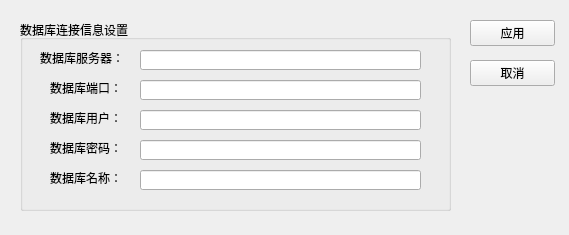
<?xml version="1.0" encoding="UTF-8"?>
<ui version="4.0">
 <class>ServerSetting</class>
 <widget class="QMainWindow" name="ServerSetting">
  <property name="geometry">
   <rect>
    <x>0</x>
    <y>0</y>
    <width>569</width>
    <height>235</height>
   </rect>
  </property>
  <property name="windowTitle">
   <string>数据库服务器设置</string>
  </property>
  <widget class="QWidget" name="centralwidget">
   <widget class="QGroupBox" name="groupBox">
    <property name="geometry">
     <rect>
      <x>20</x>
      <y>20</y>
      <width>431</width>
      <height>191</height>
     </rect>
    </property>
    <property name="title">
     <string>数据库连接信息设置</string>
    </property>
    <widget class="QLabel" name="label">
     <property name="geometry">
      <rect>
       <x>20</x>
       <y>30</y>
       <width>111</width>
       <height>16</height>
      </rect>
     </property>
     <property name="text">
      <string>数据库服务器：</string>
     </property>
    </widget>
    <widget class="QLineEdit" name="serverEdit">
     <property name="geometry">
      <rect>
       <x>120</x>
       <y>30</y>
       <width>281</width>
       <height>20</height>
      </rect>
     </property>
    </widget>
    <widget class="QLabel" name="label_2">
     <property name="geometry">
      <rect>
       <x>30</x>
       <y>60</y>
       <width>111</width>
       <height>16</height>
      </rect>
     </property>
     <property name="text">
      <string>数据库端口：</string>
     </property>
    </widget>
    <widget class="QLineEdit" name="portEdit">
     <property name="geometry">
      <rect>
       <x>120</x>
       <y>60</y>
       <width>281</width>
       <height>20</height>
      </rect>
     </property>
    </widget>
    <widget class="QLabel" name="label_3">
     <property name="geometry">
      <rect>
       <x>30</x>
       <y>90</y>
       <width>111</width>
       <height>16</height>
      </rect>
     </property>
     <property name="text">
      <string>数据库用户：</string>
     </property>
    </widget>
    <widget class="QLineEdit" name="userEdit">
     <property name="geometry">
      <rect>
       <x>120</x>
       <y>90</y>
       <width>281</width>
       <height>20</height>
      </rect>
     </property>
    </widget>
    <widget class="QLabel" name="label_4">
     <property name="geometry">
      <rect>
       <x>30</x>
       <y>120</y>
       <width>111</width>
       <height>16</height>
      </rect>
     </property>
     <property name="text">
      <string>数据库密码：</string>
     </property>
    </widget>
    <widget class="QLineEdit" name="passEdit">
     <property name="geometry">
      <rect>
       <x>120</x>
       <y>120</y>
       <width>281</width>
       <height>20</height>
      </rect>
     </property>
     <property name="echoMode">
      <enum>QLineEdit::Password</enum>
     </property>
    </widget>
    <widget class="QLabel" name="label_5">
     <property name="geometry">
      <rect>
       <x>30</x>
       <y>150</y>
       <width>111</width>
       <height>16</height>
      </rect>
     </property>
     <property name="text">
      <string>数据库名称：</string>
     </property>
    </widget>
    <widget class="QLineEdit" name="nameEdit">
     <property name="geometry">
      <rect>
       <x>120</x>
       <y>150</y>
       <width>281</width>
       <height>20</height>
      </rect>
     </property>
    </widget>
   </widget>
   <widget class="QPushButton" name="applyButton">
    <property name="geometry">
     <rect>
      <x>470</x>
      <y>20</y>
      <width>85</width>
      <height>26</height>
     </rect>
    </property>
    <property name="text">
     <string>应用</string>
    </property>
   </widget>
   <widget class="QPushButton" name="cancelButton">
    <property name="geometry">
     <rect>
      <x>470</x>
      <y>60</y>
      <width>85</width>
      <height>26</height>
     </rect>
    </property>
    <property name="text">
     <string>取消</string>
    </property>
   </widget>
  </widget>
 </widget>
 <resources/>
 <connections/>
</ui>
